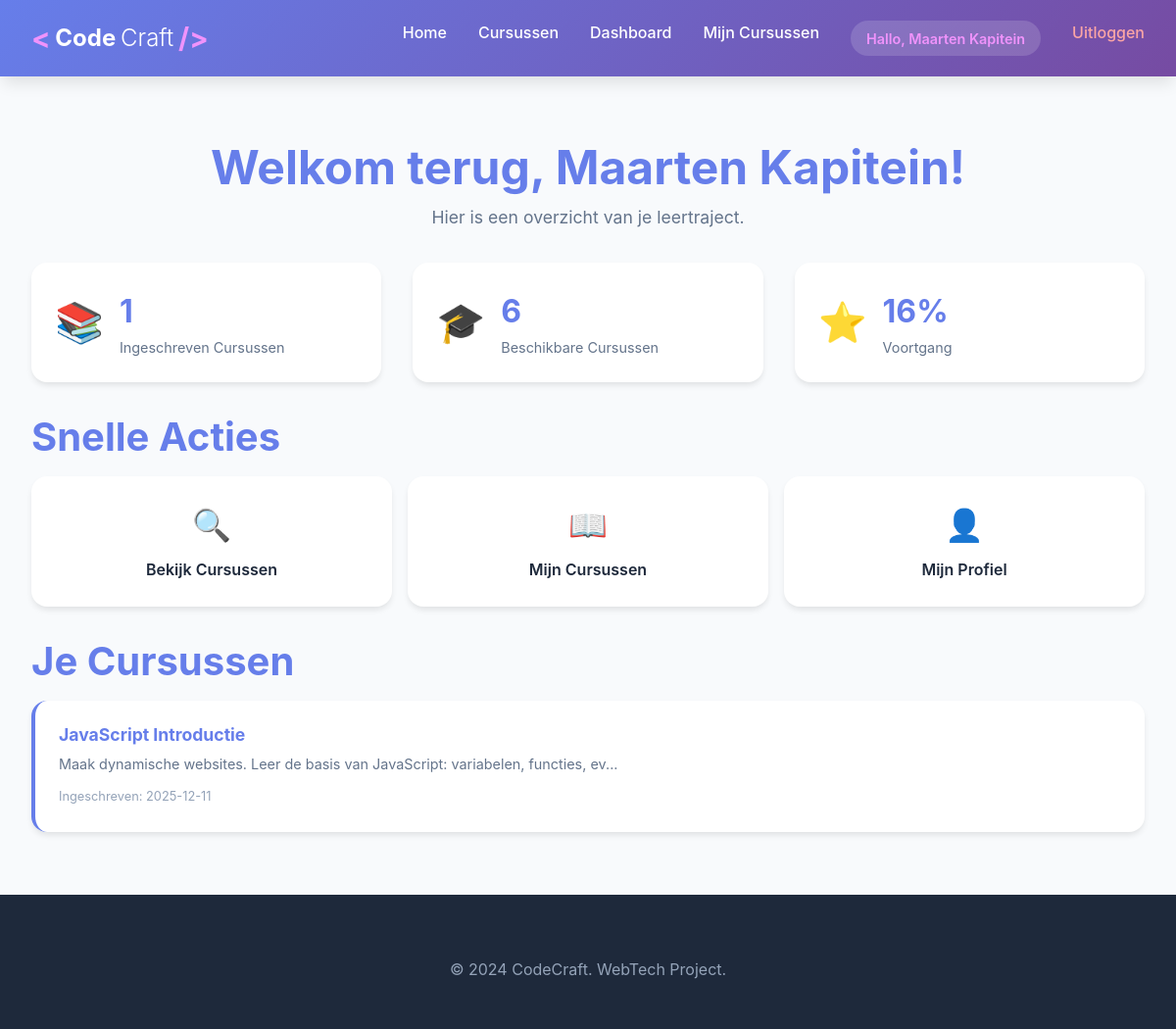
Before: /dashboard (signed in) with the older database file.
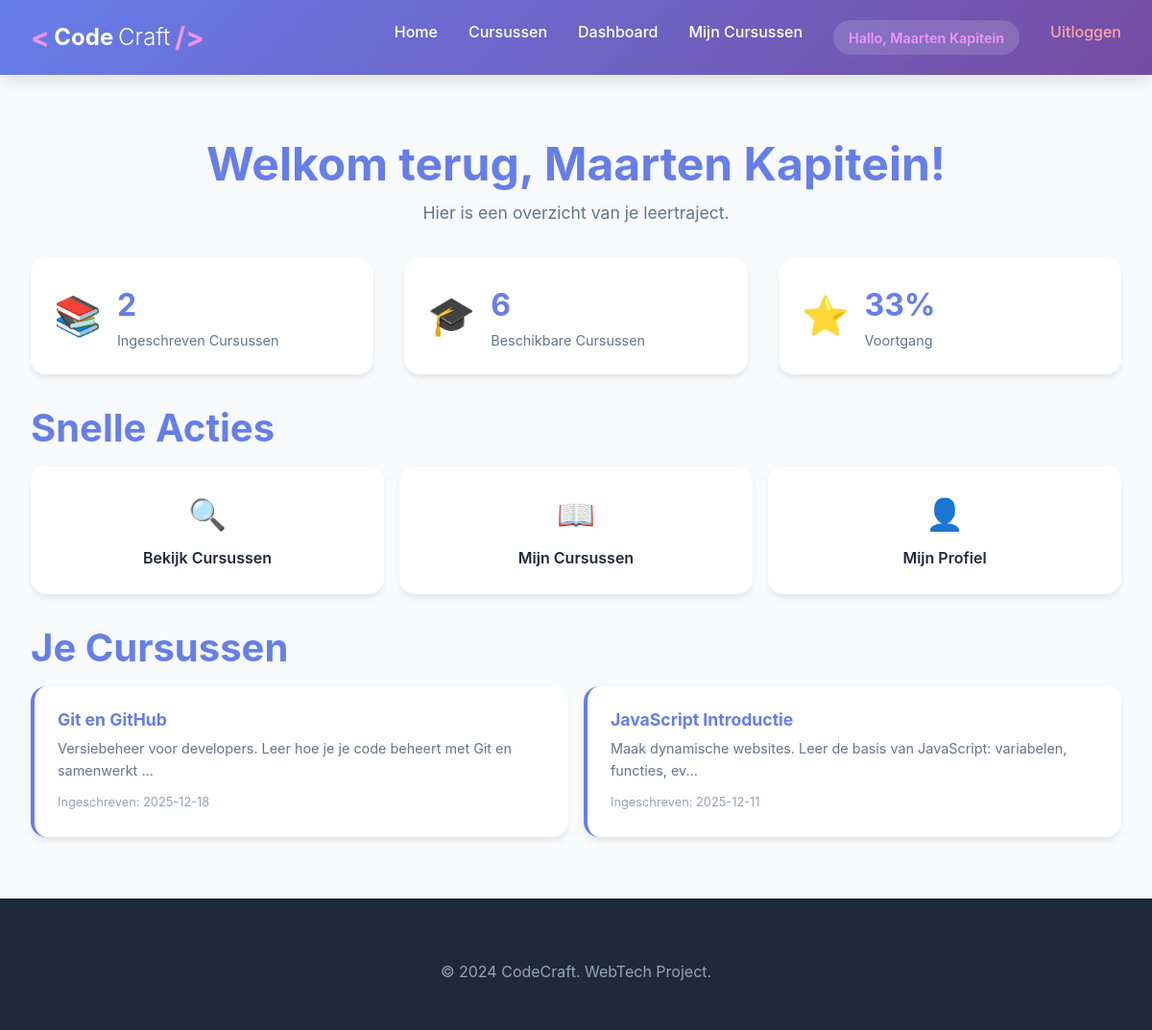
After: the same page with the newer database file.
### tables this page shows
CREATE TABLE enrollments (
            id INTEGER PRIMARY KEY AUTOINCREMENT,
            user_id INTEGER NOT NULL,
            course_id INTEGER NOT NULL,
            enrolled_at DATETIME DEFAULT CURRENT_TIMESTAMP,
            FOREIGN KEY (user_id) REFERENCES users(id),
            FOREIGN KEY (course_id) REFERENCES courses(id)
        );

CREATE TABLE courses (
            id INTEGER PRIMARY KEY AUTOINCREMENT,
            title TEXT NOT NULL,
            description TEXT,
            created_at DATETIME DEFAULT CURRENT_TIMESTAMP
        );

### py/app.py (the view)
@app.route('/dashboard')
@login_required
def dashboard():
    conn = get_db()
    cursor = conn.cursor()
    cursor.execute('''
        SELECT c.*, e.enrolled_at
        FROM courses c
        JOIN enrollments e ON c.id = e.course_id
        WHERE e.user_id = ?
        ORDER BY e.enrolled_at DESC
        LIMIT 5
    ''', (session['user_id'],))
    enrolled_courses = cursor.fetchall()
    cursor.execute('SELECT COUNT(*) as count FROM enrollments WHERE user_id = ?', (session['user_id'],))
    enrollment_count = cursor.fetchone()['count']
    cursor.execute('SELECT COUNT(*) as count FROM courses')
    total_courses = cursor.fetchone()['count']
    conn.close()
    return render_template('dashboard.html',
                           enrolled_courses=enrolled_courses,
                           enrollment_count=enrollment_count,
                           total_courses=total_courses)

### py/app.py (called while the page is built)
def get_db():
    conn = sqlite3.connect(DATABASE)
    conn.row_factory = sqlite3.Row
    return conn

def login_required(f):
    @wraps(f)
    def decorated_function(*args, **kwargs):
        if 'user_id' not in session:
            flash('Je moet ingelogd zijn om deze pagina te bekijken.', 'error')
            return redirect(url_for('login_page'))
        return f(*args, **kwargs)
    return decorated_function

@app.context_processor
def inject_user():
    return {
        'logged_in': 'user_id' in session,
        'user_name': session.get('user_name'),
        'user_email': session.get('user_email'),
        'is_admin': session.get('is_admin', False)
    }

### templates/dashboard.html (shortened to what this page needs)
{% extends "base.html" %}
{% block content %}
<section class="dashboard-section">
    <div class="container">
        <div class="dashboard-header">
            <h1>Welkom terug, {{ user_name }}!</h1>
            <p class="dashboard-subtitle">Hier is een overzicht van je leertraject.</p>
        </div>
        <div class="stats-grid">
            <div class="stat-card">
                <div class="stat-icon">📚</div>
                <div class="stat-content">
                    <span class="stat-number">{{ enrollment_count }}</span>
                    <span class="stat-label">Ingeschreven Cursussen</span>
                </div>
            </div>
            <div class="stat-card">
                <div class="stat-icon">🎓</div>
                <div class="stat-content">
                    <span class="stat-number">{{ total_courses }}</span>
                    <span class="stat-label">Beschikbare Cursussen</span>
                </div>
            </div>
            <div class="stat-card">
                <div class="stat-icon">⭐</div>
                <div class="stat-content">
                    <span class="stat-number">{{ ((enrollment_count / total_courses) * 100) | int if total_courses > 0 else 0 }}%</span>
                    <span class="stat-label">Voortgang</span>
                </div>
            </div>
        </div>
        <div class="quick-actions">
            <h2>Snelle Acties</h2>
            <div class="action-buttons-grid">
                <a href="{{ url_for('course_catalog') }}" class="action-card">
                    <span class="action-icon">🔍</span>
                    <span class="action-text">Bekijk Cursussen</span>
                </a>
                <a href="{{ url_for('my_courses') }}" class="action-card">
                    <span class="action-icon">📖</span>
                    <span class="action-text">Mijn Cursussen</span>
                </a>
                <a href="{{ url_for('profile') }}" class="action-card">
                    <span class="action-icon">👤</span>
                    <span class="action-text">Mijn Profiel</span>
                </a>
            </div>
        </div>
        <div class="recent-courses">
            <h2>Je Cursussen</h2>
            {% if enrolled_courses %}
            <div class="dashboard-courses-grid">
                {% for course in enrolled_courses %}
                <a href="{{ url_for('view_enrolled_course', id=course.id) }}" class="dashboard-course-card">
                    <h3>{{ course.title }}</h3>
                    <p>{{ course.description[:80] }}{% if course.description|length > 80 %}...{% endif %}</p>
                    <small>Ingeschreven: {{ course.enrolled_at[:10] }}</small>
                </a>
                {% endfor %}
            </div>
            {% endif %}
        </div>
    </div>
</section>
{% endblock %}

Changed rows visible on the page:
added enrollments: title "Git en GitHub", description "Versiebeheer voor developers. Leer hoe je je code beheert met Git en samenwerkt", enrolled_at "2025-12-18"
Other visible differences:
{{ enrollment_count }}: "1" → "2"
text no longer shown: "16"
text now shown: "33"
